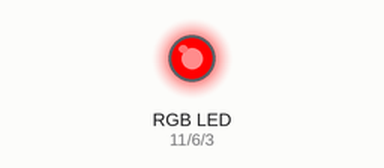
Simulated run of this sketch. Board: Arduino Uno, built with avr-gcc and run on an emulated ATmega328P. Parts: an RGB LED mixed from three pins (HIGH = lit).

Above: at 0.05 s.
At 1.95 s:
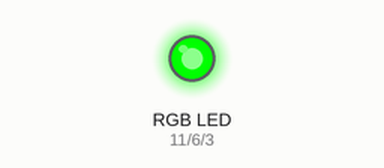
At 2.95 s:
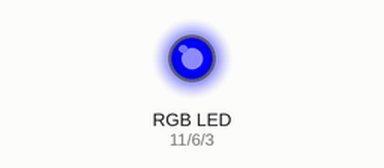
At 3.95 s:
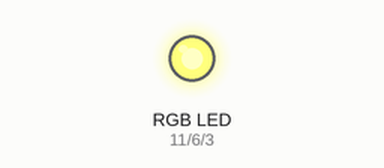
At 5.95 s:
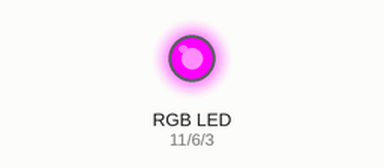
At 7.95 s:
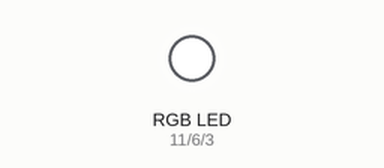
Timing chart, 0 to 10.4 s (numbered marks = the images above):
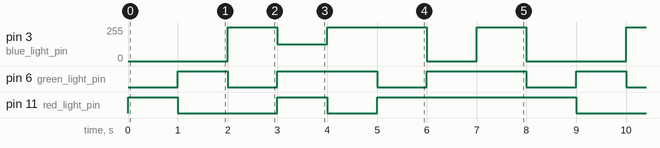

Measured:
- by itself, pin 3 (blue_light_pin): repeats every 8.0 s: 125/255 1.0 s, 255/255 2.0 s, 0/255 1.0 s, 255/255 1.0 s, 0/255 2.0 s, 255/255 1.0 s
- by itself, pin 6 (green_light_pin): repeats every 8.0 s: 2 × (LOW 1.0 s, HIGH 2.0 s), LOW 1.0 s, HIGH 1.0 s
- by itself, pin 11 (red_light_pin): repeats every 8.0 s: LOW 2.0 s, HIGH 1.0 s, LOW 1.0 s, HIGH 4.0 s

The sketch:

ooled.ino
```cpp
int red_light_pin= 11;
int green_light_pin =6;
int blue_light_pin = 3;
void setup() {
  pinMode(red_light_pin, OUTPUT);
  pinMode(green_light_pin, OUTPUT);
  pinMode(blue_light_pin, OUTPUT);
}
void loop() {
  RGB_color(255, 0, 0); // Red
  delay(1000);
  RGB_color(0, 255, 0); // Green
  delay(1000);
  RGB_color(0, 0, 255); // Blue
  delay(1000);
  RGB_color(255, 255, 125); // Raspberry
  delay(1000);
  RGB_color(0, 255, 255); // Cyan
  delay(1000);
  RGB_color(255, 0, 255); // Magenta
  delay(1000);
  RGB_color(255, 255, 0); // Yellow
  delay(1000);
  RGB_color(255, 255, 255); // White
  delay(1000);
}
void RGB_color(int red_light_value, int green_light_value, int blue_light_value)
 {
  analogWrite(red_light_pin, red_light_value);
  analogWrite(green_light_pin, green_light_value);
  analogWrite(blue_light_pin, blue_light_value);
}
```
